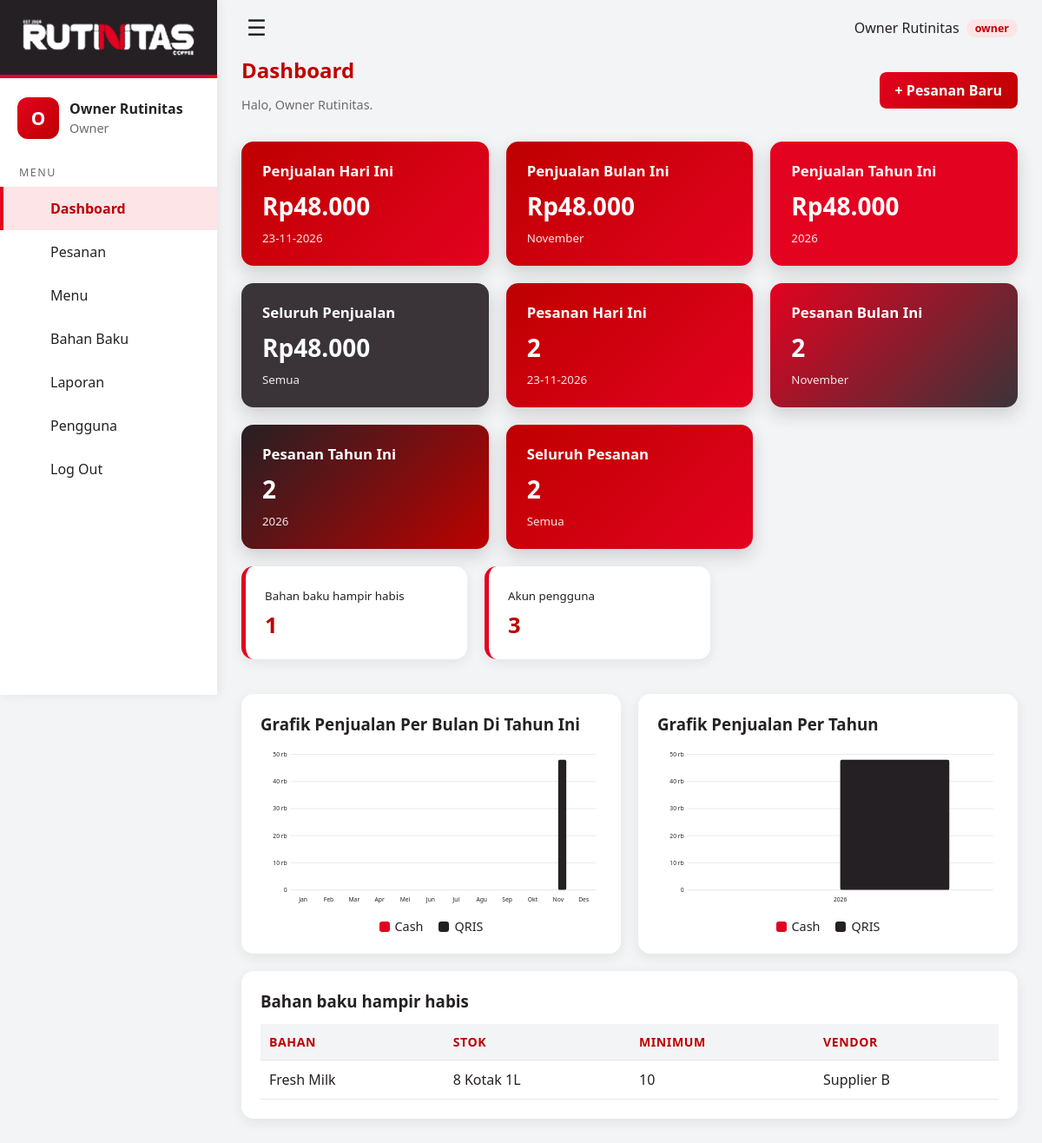
The app's page /index.php?url=dashboard (signed in) with its own data.
### tables this page shows
CREATE TABLE bahan_baku (
    id_bahan           INT AUTO_INCREMENT PRIMARY KEY,
    nama_bahan         VARCHAR(50) NOT NULL,
    kategori           VARCHAR(30),
    stok               DECIMAL(10,2) NOT NULL CHECK (stok >= 0),
    stok_minimum       DECIMAL(10,2) NOT NULL DEFAULT 0,
    satuan             VARCHAR(15) NOT NULL,
    vendor             VARCHAR(50),
    tanggal_kadaluarsa DATE NULL
);

### app/core/Controller.php (called while the page is built, shortened)
<?php
abstract class Controller
{
    protected function view(string $file, array $data = []): void
    {
        (static function (): void { require ROOT . '/app/views/layout/header.php'; })();
        (static function () use ($file, $data): void {
            extract($data, EXTR_SKIP);
            require ROOT . "/app/views/$file.php";
        })();
        (static function (): void { require ROOT . '/app/views/layout/footer.php'; })();
    }
}

### app/controllers/DashboardController.php (called while the page is built, shortened)
<?php
class DashboardController extends Controller
{
    public function index(): void
    {
        $role = Auth::role();
        $p = new Pesanan();
        $data = ['role' => $role, 'r' => $p->ringkasan($role === 'karyawan' ? Auth::id() : null)];
        if (in_array($role, ['manajer', 'owner'], true)) {
            $data['perBulan'] = $p->perBulan((int)date('Y'));
            $data['perTahun'] = $p->perTahun();
            $data['stokMenipis'] = (new Bahan())->menipis();
        }
        if ($role === 'owner') $data['jumlahUser'] = (new Pengguna())->count();
        $this->view('dashboard/index', $data);
    }
}

### app/core/Auth.php (called while the page is built, shortened)
<?php
class Auth
{
    public static function user(): ?array { return $_SESSION['user'] ?? null; }
    public static function role(): ?string { return $_SESSION['user']['role'] ?? null; }
}

### config/config.php (called while the page is built)
<?php
return [
    'db' => [
        'host'    => '127.0.0.1',
        'name'    => 'rutinitas_coffee_db',
        'user'    => 'root',
        'pass'    => '',
        'charset' => 'utf8mb4',
    ],
];

### app/core/Database.php (called while the page is built)
<?php
class Database
{
    private static ?PDO $pdo = null;
    public static function connect(): PDO
    {
        if (self::$pdo === null) {
            $d = (require ROOT . '/config/config.php')['db'];
            $dsn = "mysql:host={$d['host']};dbname={$d['name']};charset={$d['charset']}";
            try {
                self::$pdo = new PDO($dsn, $d['user'], $d['pass'], [
                    PDO::ATTR_ERRMODE            => PDO::ERRMODE_EXCEPTION,
                    PDO::ATTR_DEFAULT_FETCH_MODE => PDO::FETCH_ASSOC,
                    PDO::ATTR_EMULATE_PREPARES   => false,
                ]);
            } catch (PDOException $e) {
                http_response_code(500);
                exit('Koneksi database gagal. Periksa config/config.php dan pastikan MySQL aktif.');
            }
        }
        return self::$pdo;
    }
    public static function query(string $sql, array $params = []): PDOStatement
    {
        $stmt = self::connect()->prepare($sql);
        $stmt->execute($params);
        return $stmt;
    }
}

### app/models/Pesanan.php (called while the page is built, shortened)
<?php
class Pesanan extends Model
{
    public function ringkasan(?int $userId): array
    {
        $w = $userId !== null ? ' WHERE id_pengguna = :u' : '';
        $bind = $userId !== null ? [':u' => $userId] : [];
        $hari  = 'DATE(tanggal) = CURDATE()';
        $bulan = 'YEAR(tanggal) = YEAR(CURDATE()) AND MONTH(tanggal) = MONTH(CURDATE())';
        $tahun = 'YEAR(tanggal) = YEAR(CURDATE())';
        $sql = "SELECT
            COALESCE(SUM(CASE WHEN $hari THEN 1 END), 0) AS hari_n,
            COALESCE(SUM(CASE WHEN $hari THEN total END), 0) AS hari_t,
            COALESCE(SUM(CASE WHEN $bulan THEN 1 END), 0) AS bulan_n,
            COALESCE(SUM(CASE WHEN $bulan THEN total END), 0) AS bulan_t,
            COALESCE(SUM(CASE WHEN $tahun THEN 1 END), 0) AS tahun_n,
            COALESCE(SUM(CASE WHEN $tahun THEN total END), 0) AS tahun_t,
            COUNT(*) AS semua_n,
            COALESCE(SUM(total), 0) AS semua_t
            FROM pesanan$w";
        return Database::query($sql, $bind)->fetch();
    }
}

### app/models/Bahan.php (called while the page is built, shortened)
<?php
class Bahan extends Model
{
    public function menipis(): array
    {
        return Database::query('SELECT * FROM bahan_baku WHERE stok <= stok_minimum ORDER BY stok')->fetchAll();
    }
}

### app/views/dashboard/index.php (the view)
<?php
$bln = ['', 'Januari', 'Februari', 'Maret', 'April', 'Mei', 'Juni', 'Juli', 'Agustus', 'September', 'Oktober', 'November', 'Desember'];
$own = $role === 'karyawan' ? ' (milik saya)' : '';
$cards = [
    ['Penjualan Hari Ini',   rupiah($r['hari_t']),  date('d-m-Y'),                 'g1'],
    ['Penjualan Bulan Ini',  rupiah($r['bulan_t']), $bln[(int)date('n')],          'g2'],
    ['Penjualan Tahun Ini',  rupiah($r['tahun_t']), date('Y'),                     'g3'],
    ['Seluruh Penjualan',    rupiah($r['semua_t']), 'Semua',                       'g4'],
    ['Pesanan Hari Ini',     (int)$r['hari_n'],     date('d-m-Y'),                 'g5'],
    ['Pesanan Bulan Ini',    (int)$r['bulan_n'],    $bln[(int)date('n')],          'g6'],
    ['Pesanan Tahun Ini',    (int)$r['tahun_n'],    date('Y'),                     'g7'],
    ['Seluruh Pesanan',      (int)$r['semua_n'],    'Semua',                       'g8'],
];
?>
<div class="head">
  <div><h1 class="page-title">Dashboard</h1><p class="muted">Halo, <?= e(Auth::user()['nama']) ?>.<?= $own ? ' Angka di bawah hanya pesanan yang Anda input.' : '' ?></p></div>
  <a class="btn" href="<?= url('pesanan/create') ?>">+ Pesanan Baru</a>
</div>
<div class="stats">
  <?php foreach ($cards as [$t, $v, $s, $g]): ?>
    <div class="stat <?= $g ?>"><h4><?= e($t) ?></h4><div class="val"><?= e($v) ?></div><small><?= e($s . $own) ?></small></div>
  <?php endforeach; ?>
</div>
<?php if (isset($stokMenipis)): ?>
<div class="stats mini">
  <div class="card minicard"><small>Bahan baku hampir habis</small><div class="val"><?= count($stokMenipis) ?></div></div>
  <?php if ($role === 'owner'): ?><div class="card minicard"><small>Akun pengguna</small><div class="val"><?= (int)$jumlahUser ?></div></div><?php endif; ?>
</div>
<div class="charts">
  <div class="card">
    <h3>Grafik Penjualan Per Bulan Di Tahun Ini</h3>
    <?= bar_chart(['Jan', 'Feb', 'Mar', 'Apr', 'Mei', 'Jun', 'Jul', 'Agu', 'Sep', 'Okt', 'Nov', 'Des'], $perBulan, ['#E30220', '#252024']) ?>
    <div class="legend"><span style="--c:#E30220">Cash</span><span style="--c:#252024">QRIS</span></div>
  </div>
  <div class="card">
    <h3>Grafik Penjualan Per Tahun</h3>
    <?= bar_chart($perTahun['labels'], $perTahun['series'], ['#E30220', '#252024']) ?>
    <div class="legend"><span style="--c:#E30220">Cash</span><span style="--c:#252024">QRIS</span></div>
  </div>
</div>
<div class="card">
  <h3>Bahan baku hampir habis</h3>
  <?php if (!$stokMenipis): ?><p class="muted">Semua stok masih aman.</p><?php else: ?>
  <table><thead><tr><th>Bahan</th><th>Stok</th><th>Minimum</th><th>Vendor</th></tr></thead><tbody>
  <?php foreach ($stokMenipis as $b): ?>
    <tr><td><?= e($b['nama_bahan']) ?></td><td><?= e($b['stok'] + 0) ?> <?= e($b['satuan']) ?></td><td><?= e($b['stok_minimum'] + 0) ?></td><td><?= e($b['vendor']) ?></td></tr>
  <?php endforeach; ?></tbody></table>
  <?php endif; ?>
</div>
<?php endif; ?>

### public/assets/style.css (style rules this page uses)
:root { --red:#E30220; --red-dark:#BE0000; --ink:#252024; --ink2:#3a3439; --gray:#DDDDDD; --light:#F3F4F6; --tint:#FCE4E7; --muted:#6e6a70; }
* { box-sizing:border-box }
body { margin:0;font-family:system-ui,"Segoe UI",Arial,sans-serif;background:var(--light);color:var(--ink) }
h1,h2,h3,h4 { margin:0 }
.muted { color:var(--muted);font-size:.9em }
.page-title { font-size:1.5rem;color:var(--red-dark) }
.head { display:flex;justify-content:space-between;align-items:center;gap:12px;margin-bottom:18px;flex-wrap:wrap }
.stats { display:grid;grid-template-columns:repeat(auto-fit,minmax(220px,1fr));gap:20px;margin-bottom:20px }
.stat { border-radius:14px;padding:22px 24px;color:#fff;box-shadow:0 8px 20px rgba(37,32,36,.18) }
.stat h4 { font-size:1.05rem;font-weight:600 }
.stat .val { font-size:1.75rem;font-weight:700;margin:10px 0 6px }
.stat small { opacity:.9 }
.g1 { background:linear-gradient(135deg,var(--red-dark),var(--red)) }
.g2 { background:linear-gradient(135deg,var(--red-dark),var(--red)) }
.g3 { background:linear-gradient(135deg,var(--red),var(--red)) }
.g4 { background:linear-gradient(135deg,var(--ink2),var(--ink2)) }
.g5 { background:linear-gradient(135deg,var(--red-dark),var(--red)) }
.g6 { background:linear-gradient(135deg,var(--red),var(--ink2)) }
.g7 { background:linear-gradient(135deg,var(--ink),var(--red-dark)) }
.g8 { background:linear-gradient(135deg,var(--red-dark),var(--red)) }
.stats.mini { grid-template-columns:repeat(auto-fit,minmax(200px,260px)) }
.minicard { border-left:5px solid var(--red);margin:0 }
.minicard .val { font-size:1.6rem;font-weight:700;color:var(--red-dark);margin-top:6px }
.card { background:#fff;border-radius:14px;padding:22px;margin-bottom:20px;box-shadow:0 4px 14px rgba(37,32,36,.08) }
.card h3 { margin-bottom:14px;color:var(--ink) }
.charts { display:grid;grid-template-columns:repeat(auto-fit,minmax(340px,1fr));gap:20px }
.legend { display:flex;gap:18px;justify-content:center;margin-top:8px;font-size:.9rem }
.legend span::before { content:"";display:inline-block;width:12px;height:12px;border-radius:3px;background:var(--c);margin-right:6px;vertical-align:-1px }
table { width:100%;border-collapse:collapse }
th,td { text-align:left;padding:11px 10px;border-bottom:1px solid #e8e8ea }
th { background:var(--light);font-size:.88rem;color:var(--red-dark);text-transform:uppercase;letter-spacing:.04em }
.btn { display:inline-block;background:linear-gradient(135deg,var(--red),var(--red-dark));color:#fff;border:0;border-radius:8px;padding:10px 18px;cursor:pointer;text-decoration:none;font-size:1em;font-weight:600 }

### records on screen
bahan_baku: nama_bahan "Fresh Milk", $b['stok'] + 0 "8", satuan "Kotak 1L", $b['stok_minimum'] + 0 "10", vendor "Supplier B"

### other values on screen
mb_substr($u['nama'], 0, 1) "O"
$u['nama'] "Owner Rutinitas"
$u['role'] "Owner"
$navLabel "Dashboard"
$navLabel "Pesanan"
$navLabel "Menu"
$navLabel "Bahan Baku"
$navLabel "Laporan"
$navLabel "Pengguna"
$u['role'] "owner"
Auth::user()['nama'] "Owner Rutinitas"
$t "Penjualan Hari Ini"
$v "Rp48.000"
$s . $own "23-11-2026"
$t "Penjualan Bulan Ini"
